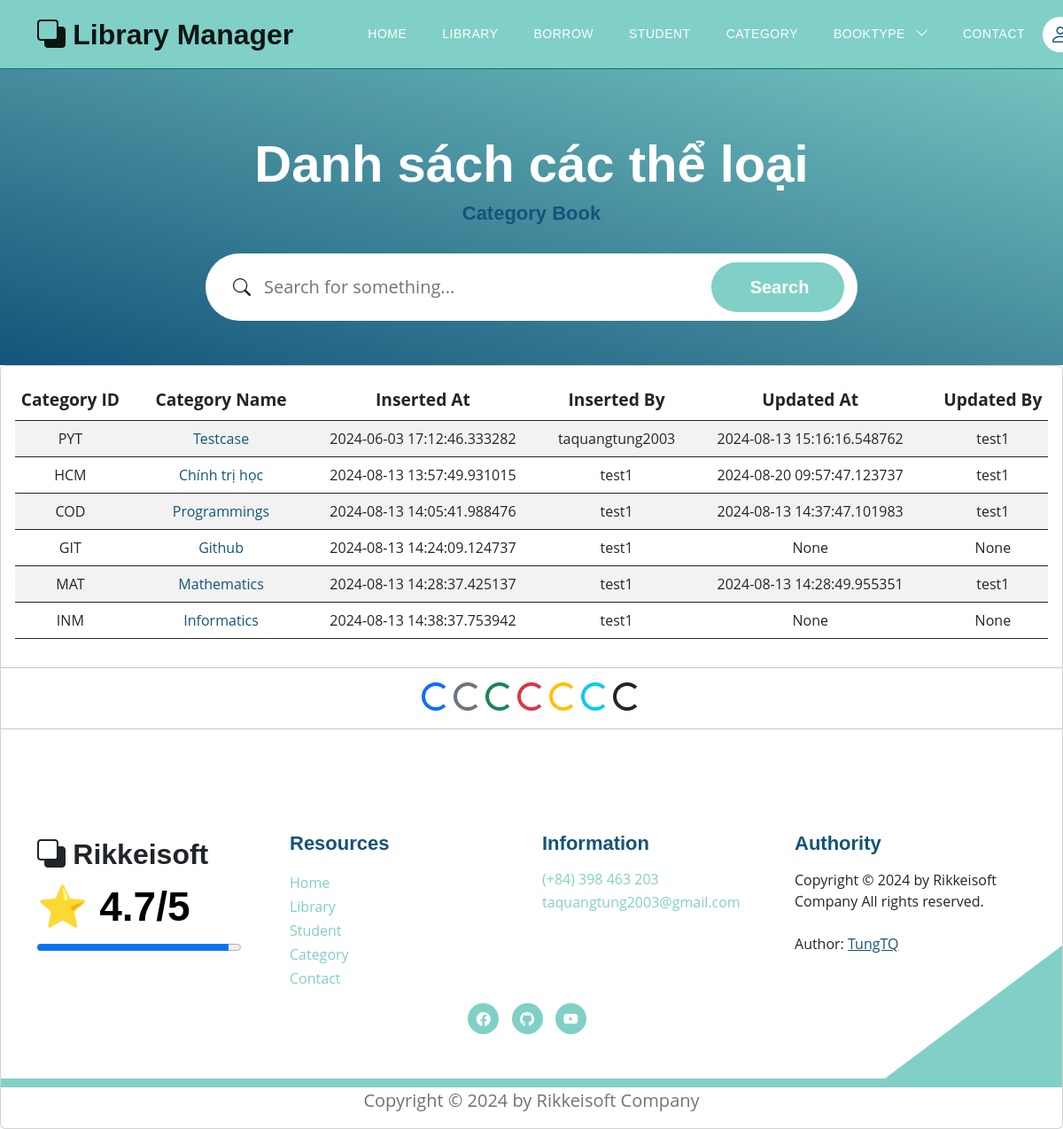
The app's page /category_books with its own data.
### models.py (models this page shows, shortened)
class Category(Base):
    __tablename__ = 'category'
    category_id = Column(String(10), primary_key=True, index=True)
    category_name = Column(String(50), index=True)
    insert_at = Column(DateTime, index=True)
    insert_id = Column(String(30), index=True)
    update_at = Column(DateTime,index=True)
    update_id = Column(String(30), index=True)
    delete_at = Column(DateTime,index=True)
    delete_id = Column(String(30), index=True)
    delete_flag = Column(Integer, index=True)
    category_books = relationship("Book", back_populates="category")

### routers/category.py (the view)
@router.get('/category_books', response_class=HTMLResponse)
async def get_all_category(request: Request, db: Session = Depends(models.get_db)):
    mean_star = function.get_mean_star(db)
    all_category2 = db.query(models.Category).filter(models.Category.delete_flag != 1).all()
    all_category = db.query(models.Category).filter(models.Category.delete_flag != 1).all()
    return templates.TemplateResponse("category/category_list.html", {"request": request,
                                                             "all_category": all_category,
                                                             "mean_star": mean_star,
                                                             "all_category2": all_category2})

### templates/category/category_list.html (shortened to what this page needs)
{% extends "base.html" %}
{% block content %}
<section class="hero-section d-flex justify-content-center align-items-center" id="section_1"
    style="padding-bottom: 50px;">
    <div class="container">
        <div class="row">
            <div class="col-lg-8 col-12 mx-auto">
                <h1 class="text-white text-center"> Danh sách các thể loại </h1>
                <h6 class="text-center"> Category Book </h6>
                <form action="/category_books/search_category" method="get" class="custom-form mt-4 pt-2 mb-lg-0 mb-5"
                    role="search">
                    <div class="input-group input-group-lg">
                        <span class="input-group-text bi-search" id="basic-addon1">
                        </span>
                        <input name="searching" type="search" class="form-control" id="searching"
                            placeholder="Search for something..." aria-label="Search">
                        <button type="submit" class="form-control">Search</button>
                    </div>
                </form>
            </div>
        </div>
    </div>
</section>
<div class="card card-table comman-shadow">
    <div class="card-body">
        <div class="table-responsive">
            <div id="DataTables_Table_0_wrapper" class="dataTables_wrapper no-footer">
                <div class="row">
                <table
                    class="table border-0 star-student table-hover table-center mb-0 datatable table-striped dataTable no-footer"
                    id="DataTables_Table_0" aria-describedby="DataTables_Table_0_info">
                    <thead class="student-thread">
                        <tr style="text-align: center; font-size:larger;">
                            <th rowspan="1" colspan="1"
                                aria-label="ID: activate to sort column ascending"> Category ID </th>
                            <th rowspan="1" colspan="1"
                                aria-label="Title: activate to sort column ascending">Category Name</th>
                            <th rowspan="1" colspan="1"
                                aria-label="Inserted At: activate to sort column ascending">Inserted At</th>
                            <th rowspan="1" colspan="1"
                                aria-label="Inserted By: activate to sort column ascending">Inserted By</th>
                            <th rowspan="1" colspan="1"
                                aria-label="Updated At: activate to sort column ascending">Updated At</th>
                            <th rowspan="1" colspan="1"
                                aria-label="Updated By: activate to sort column ascending">Updated By</th>
                        </tr>
                    </thead>
                    <tbody>
                        <form action="">
                            {% for category in all_category %}
                            <tr class="{% if loop.index is even %} even {% else %}odd{% endif %}">
                                <td style="text-align: center;">{{category.category_id}}</td>
                                <td style="text-align: center;"> <a href="#">{{category.category_name}}</a></td>
                                <td style="text-align: center;"> {{category.insert_at}}</td>
                                <td style="text-align: center;"> {{category.insert_id}}</td>
                                <td style="text-align: center;"> {{category.update_at}}</td>
                                <td style="text-align: center;"> {{category.update_id}}</td>
                            </tr>
                        {% endfor %}
                        </form>
                    </tbody>
                </table>
            </div>
        </div>
    </div>
</div>
<hr>
<div style="text-align: center;">
    <div class="spinner-border text-primary" role="status">
    </div>
    <div class="spinner-border text-secondary" role="status">
    </div>
    <div class="spinner-border text-success" role="status">
    </div>
    <div class="spinner-border text-danger" role="status">
    </div>
    <div class="spinner-border text-warning" role="status">
    </div>
    <div class="spinner-border text-info" role="status">
    </div>
    <div class="spinner-border text-dark" role="status">
    </div>
</div>
<hr>
{% endblock content %}

### static/css/templatemo-topic-listing.css (style rules this page uses)
:root { --white-color: #ffffff; --primary-color: #13547a; --secondary-color: #80d0c7; --section-bg-color: #f0f8ff; --custom-btn-bg-color: #80d0c7; --custom-btn-bg-hover-color: #13547a; --dark-color: #000000; --p-color: #717275; --border-color: #7fffd4; --link-hover-color: #13547a; --body-font-family: 'Open Sans', sans-serif; --title-font-family: 'Montserrat', sans-serif; --h1-font-size: 58px; --h2-font-size: 46px; --h3-font-size: 32px; --h4-font-size: 28px; --h5-font-size: 24px; --h6-font-size: 22px; --p-font-size: 20px; --menu-font-size: 14px; --btn-font-size: 18px; --copyright-font-size: 16px; --border-radius-large: 100px; --border-radius-medium: 20px; --border-radius-small: 10px; --font-weight-normal: 400; --font-weight-medium: 500; --font-weight-semibold: 600; --font-weight-bold: 700; }
body { background-color: var(--white-color); font-family: var(--body-font-family); }
h2, h3, h4, h5, h6 { color: var(--dark-color); }
h1, h2, h3, h4, h5, h6 { font-family: var(--title-font-family); font-weight: var(--font-weight-semibold); }
h1 { font-size: var(--h1-font-size); font-weight: var(--font-weight-bold); }
h6 { color: var(--primary-color); font-size: var(--h6-font-size); }
a, button { touch-action: manipulation; transition: all 0.3s; }
a { display: inline-block; color: var(--primary-color); text-decoration: none; }
.hero-section { background-image: linear-gradient(15deg, #13547a 0%, #80d0c7 100%); position: relative; overflow: hidden; padding-top: 150px; padding-bottom: 150px; }
.hero-section .input-group { background-color: var(--white-color); border-radius: var(--border-radius-large); padding: 10px 15px; }
.hero-section .input-group-text { background-color: transparent; border: 0; }
.hero-section input[type="search"] { border: 0; box-shadow: none; margin-bottom: 0; padding-left: 0; }
.hero-section button[type="submit"] { background-color: var(--primary-color); border: 0; border-radius: var(--border-radius-large) !important; color: var(--white-color); max-width: 150px; }
.custom-form .form-control { border-radius: var(--border-radius-large); color: var(--p-color); margin-bottom: 24px; padding-top: 13px; padding-bottom: 13px; padding-left: 20px; outline: none; }
.custom-form button[type="submit"] { background: var(--custom-btn-bg-color); border: none; border-radius: var(--border-radius-large); color: var(--white-color); font-family: var(--title-font-family); font-size: var(--p-font-size); font-weight: var(--font-weight-semibold); transition: all 0.3s; margin-bottom: 0; }

### records on screen
Category: category_id "PYT", category_name "Testcase", insert_at "2024-06-03 17:12:46.333282", insert_id "taquangtung2003", update_at "2024-08-13 15:16:16.548762", update_id "test1"
Category: category_id "HCM", category_name "Chính trị học", insert_at "2024-08-13 13:57:49.931015", insert_id "test1", update_at "2024-08-20 09:57:47.123737", update_id "test1"
Category: category_id "COD", category_name "Programmings", insert_at "2024-08-13 14:05:41.988476", insert_id "test1", update_at "2024-08-13 14:37:47.101983", update_id "test1"
Category: category_id "GIT", category_name "Github", insert_at "2024-08-13 14:24:09.124737", insert_id "test1", update_at "None", update_id "None"
Category: category_id "MAT", category_name "Mathematics", insert_at "2024-08-13 14:28:37.425137", insert_id "test1", update_at "2024-08-13 14:28:49.955351", update_id "test1"
Category: category_id "INM", category_name "Informatics", insert_at "2024-08-13 14:38:37.753942", insert_id "test1", update_at "None", update_id "None"

### other values on screen
{{ mean_star }} "4.7"
